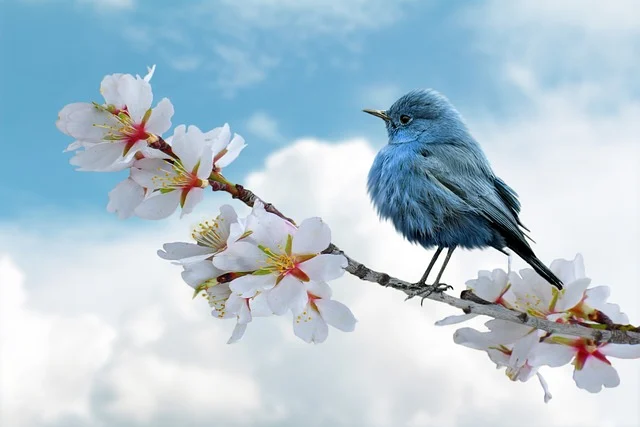
#> input picture Traditional Approach/Watershed Algorithm/sample_image_bird.jpg, 640 x 427 px
$ python watershed_algorithm_v2.py
#> lines starting #> are read from the running program, lines starting #| are printed output that depends on the picture; after the words box and inside, x2 and y2 are one past the last pixel; in counts of white or black regions, pixels touching at a corner belong together
import cv2 as cv
import matplotlib.pyplot as plt
import numpy as np
import os

root = os.getcwd()
imgPath = os.path.join(r'sample_image_bird.jpg')
image = cv.imread(imgPath)
#> image is the input picture: shape (427, 640, 3); mean B, G, R 210.7, 198.5, 178.4

imgRGB = cv.cvtColor(image, cv.COLOR_BGR2RGB)
gray = cv.cvtColor(image, cv.COLOR_BGR2GRAY)
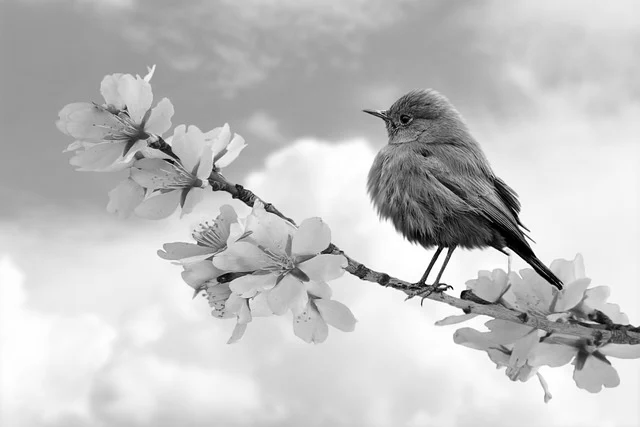
#> gray: shape (427, 640); min 0, max 255, mean 193.9

figure = plt.figure()
rows, cols = 2, 5

figure.add_subplot(rows, cols, 1)
plt.title('gray version')
plt.axis("off")
plt.imshow(gray)

# find an approximate estimate of the image
ret, thresh = cv.threshold(gray, thresh=0, maxval=255,
                           type=cv.THRESH_BINARY_INV + cv.THRESH_OTSU)
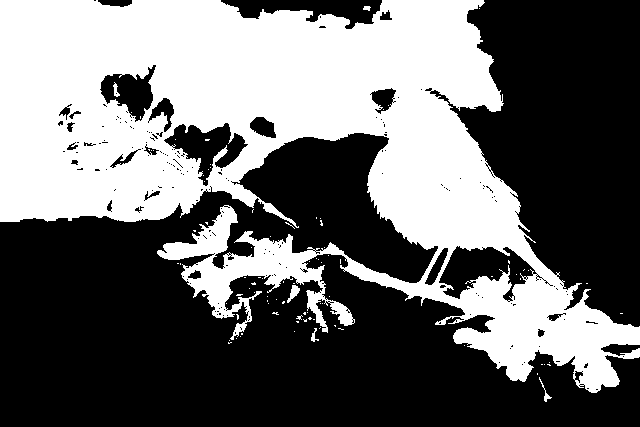
#> thresh: shape (427, 640); 41.8% white; 89 white regions (83 under 20 px), largest, box (x1, y1, x2, y2) and area: (0, 0, 640, 393) 113797, (287, 285, 300, 303) 106, (539, 377, 552, 402) 59, (113, 82, 120, 97) 51, (311, 328, 319, 342) 46, (363, 6, 371, 11) 29
#> ret = 187
figure.add_subplot(rows, cols, 2)
plt.title('initial extraction')
plt.axis("off")
plt.imshow(thresh)

# remove noise
kernel = np.ones((3, 3), dtype=np.uint8)
opening = cv.morphologyEx(thresh, cv.MORPH_OPEN, kernel, iterations=2)
#> opening: shape (427, 640); 40.3% white; 14 white regions, largest, box (x1, y1, x2, y2) and area: (0, 0, 640, 393) 103303, (183, 232, 322, 307) 4058, (159, 207, 237, 260) 1581
figure.add_subplot(rows, cols, 3)
plt.title('without noise')
plt.axis("off")
plt.imshow(opening)

# obtain sure background
sure_bg = cv.dilate(opening, kernel, iterations=3)
#> sure_bg: shape (427, 640); 46.6% white; 7 white regions, largest, box (x1, y1, x2, y2) and area: (0, 0, 640, 396) 116599, (156, 204, 325, 318) 8938, (304, 288, 328, 329) 700
figure.add_subplot(rows, cols, 4)
plt.title('sure background')
plt.axis("off")
plt.imshow(sure_bg)

# obtain sure foreground
dist_transform = cv.distanceTransform(
    opening, distanceType=cv.DIST_L2, maskSize=5)  # heat map
figure.add_subplot(rows, cols, 5)
plt.title('heat map')
plt.axis("off")
plt.imshow(dist_transform)


ret, sure_fg = cv.threshold(dist_transform, 0.7 * dist_transform.max(), 255, 0)
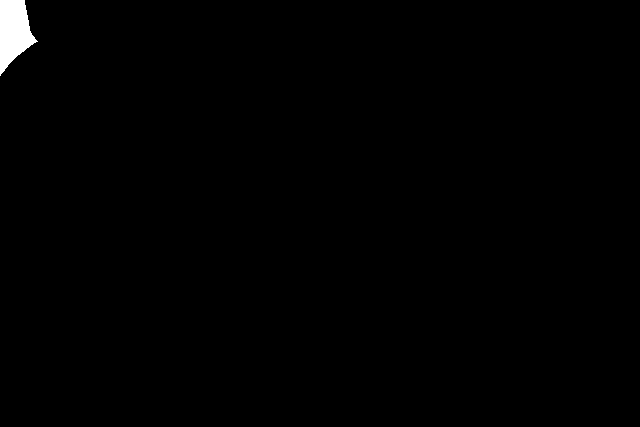
#> sure_fg: shape (427, 640) float32; 0.65% white; 1 white region, box (x1, y1, x2, y2) and area: (0, 0, 38, 76) 1771
#> ret = 69.93
figure.add_subplot(rows, cols, 6)
plt.title('sure foreground')
plt.axis("off")
plt.imshow(sure_fg)

# obtain unknown area
sure_fg = np.uint8(sure_fg)
unknown = cv.subtract(sure_bg, sure_fg)
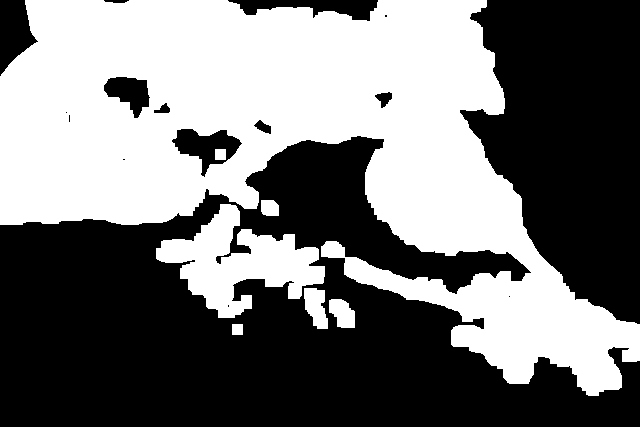
#> unknown: shape (427, 640); 45.9% white; 7 white regions, largest, box (x1, y1, x2, y2) and area: (0, 0, 640, 396) 114828, (156, 204, 325, 318) 8938, (304, 288, 328, 329) 700
# unknown = cv.subtract(thresh, sure_fg)  # without having sure_bg
figure.add_subplot(rows, cols, 7)
plt.title('unknown area')
plt.axis("off")
plt.imshow(unknown)

# marker labelling
ret, markers = cv.connectedComponents(sure_fg)
#> ret = 2
# add one to all labels so that sure background is not 0, but 1
markers = markers + 1

# mark the region of unknown with zero
markers[unknown == 255] = 0
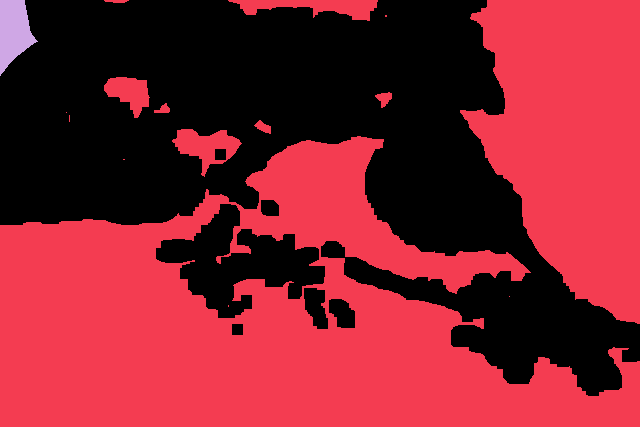
#> markers: shape (427, 640) int32; 3 distinct labels, from 0 to 2; one colour per label, 0 black
figure.add_subplot(rows, cols, 8)
plt.title('marker labelling')
plt.axis("off")
plt.imshow(markers)


markers = np.int32(markers)
markers = cv.watershed(imgRGB, markers)
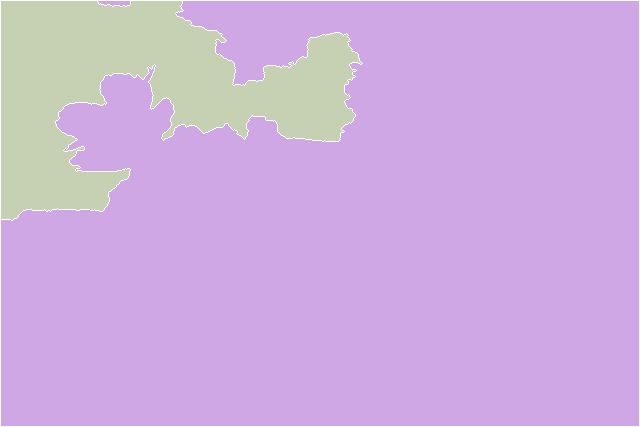
#> markers: shape (427, 640) int32; 3 distinct labels, from -1 to 2; one colour per label, 0 black, -1 white
figure.add_subplot(rows, cols, 9)
plt.title('after calling watershed')
plt.axis("off")
plt.imshow(markers)

# change the intensities of the edges and draw boundaries in red
imgRGB[markers == -1] = [255, 0, 0]
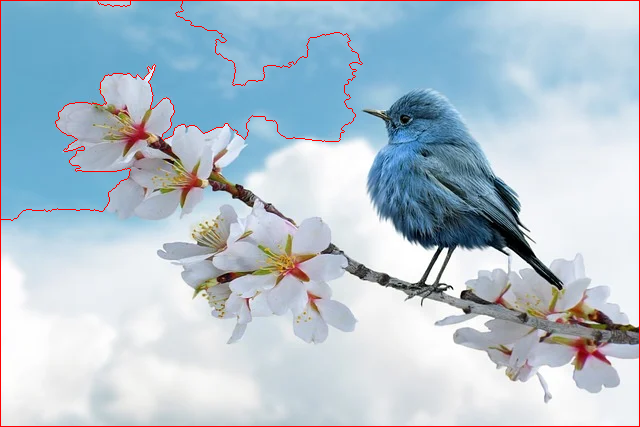
#> imgRGB: shape (427, 640, 3); mean R, G, B 179.4, 196, 207.9
figure.add_subplot(rows, cols, 10)
plt.title('final result')
plt.axis("off")
plt.imshow(imgRGB)

figure.suptitle('Watershed Algorithm', x=0.5, y=0.05)
plt.show()
